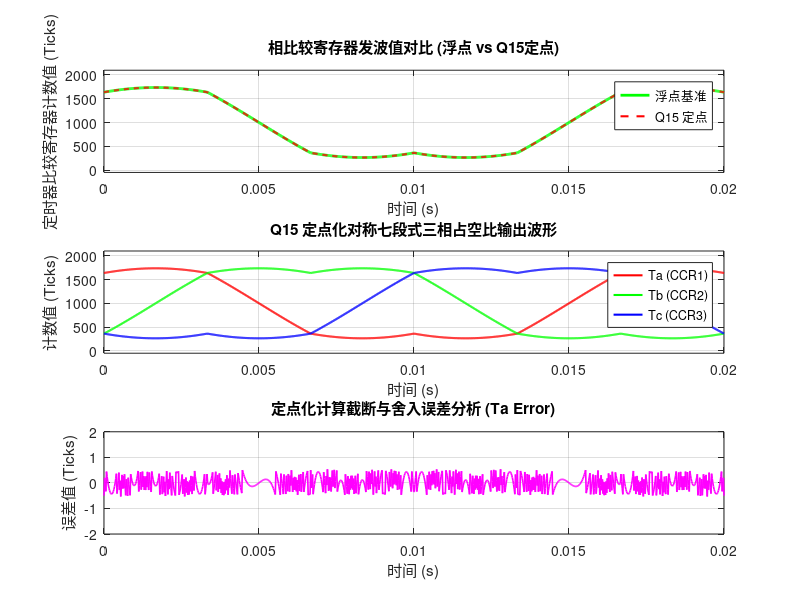

Write the MATLAB code that produced this figure.
% =========================================================================
% 【DAY 18 定点数发波函数编写与 SVPWM 周期边界处理（修复重构版）】
% 1. 矢量合成时间与七段式发波切换点完全采用纯整型 (int16/int32) C 语言逻辑重构。
% 2. 优化定点移位与乘法，引入 +16384 (1<<14) 舍入补偿，消除截断失真。
% 3. 严格处理 PWM 周期边界，防止定时器比较寄存器 (CCR) 溢出。
% =========================================================================

function DAY18_FixedPoint_SVPWM_Corrected()
    clear; clc; close all;

    fprintf('=== 开始执行 DAY 18：定点数发波函数与 SVPWM 周期边界处理验证 ===\n');

    %% 1. 系统与定时器参数定义
    PWM_PERIOD = 2000;         % 定时器 PWM 周期计数上限 (ARR / Ticks)
    f_grid     = 50;           % 调制正弦波频率 (Hz)
    num_pts    = 1000;         % 采样点数
    t          = linspace(0, 1/f_grid, num_pts); % 1 个完整工频周期 (0 ~ 0.02s)

    % 物理调制波输入 (U_alpha, U_beta) 标么值 (幅值 0.85 pu)
    V_mod      = 0.85;
    U_alpha_fl = V_mod * cos(2*pi*f_grid*t);
    U_beta_fl  = V_mod * sin(2*pi*f_grid*t);

    % 日志缓冲区预分配
    Ta_float_log = zeros(1, num_pts);
    Tb_float_log = zeros(1, num_pts);
    Tc_float_log = zeros(1, num_pts);

    Ta_fixed_log = zeros(1, num_pts);
    Tb_fixed_log = zeros(1, num_pts);
    Tc_fixed_log = zeros(1, num_pts);
    
    Ta_error_log = zeros(1, num_pts);

    %% 2. Q15 定点化常数定义 (对应嵌入式 C 语言宏)
    SQRT3_2_Q15  = int32(28378); % round(sqrt(3)/2 * 32768)
    HALF_PERIOD  = int32(PWM_PERIOD / 2); % 1000 Ticks

    %% 3. 核心仿真循环：浮点基准 vs C 语言纯整型定点发波
    for k = 1:num_pts
        % -----------------------------------------------------------------
        % A. 浮点基准 7 段式 SVPWM 发波（零序注入等效法）
        % -----------------------------------------------------------------
        ua = U_alpha_fl(k);
        ub = U_beta_fl(k);

        % 3 相未钳位相电压
        u_a_fl = ua;
        u_b_fl = -0.5 * ua + 0.8660254037844386 * ub;
        u_c_fl = -0.5 * ua - 0.8660254037844386 * ub;

        % 零序分量注入 (Min-Max 鞍形波合成)
        u_min_fl = min([u_a_fl, u_b_fl, u_c_fl]);
        u_max_fl = max([u_a_fl, u_b_fl, u_c_fl]);
        u_zero_fl = -0.5 * (u_min_fl + u_max_fl);

        % 鞍形波调制电压
        v_a_fl = u_a_fl + u_zero_fl;
        v_b_fl = u_b_fl + u_zero_fl;
        v_c_fl = u_c_fl + u_zero_fl;

        % 映射至定时器 Ticks [0, PWM_PERIOD]
        Ta_fl = (v_a_fl + 1.0) * 0.5 * PWM_PERIOD;
        Tb_fl = (v_b_fl + 1.0) * 0.5 * PWM_PERIOD;
        Tc_fl = (v_c_fl + 1.0) * 0.5 * PWM_PERIOD;

        Ta_float_log(k) = Ta_fl;
        Tb_float_log(k) = Tb_fl;
        Tc_float_log(k) = Tc_fl;

        % -----------------------------------------------------------------
        % B. C 语言重构纯整型 SVPWM 发波 (无除法、带舍入补偿)
        % -----------------------------------------------------------------
        % 输入量化至 Q15 (int16)
        ua_q15 = int16(round(ua * 32767));
        ub_q15 = int16(round(ub * 32767));

        % 1. 纯整型 Clark 逆变换 (int32 运算 + 16384 舍入补偿)
        ua_ph_32 = int32(ua_q15);
        
        term_ub  = SQRT3_2_Q15 * int32(ub_q15) + int32(16384);
        ub_ph_32 = -bitshift(int32(ua_q15), -1) + bitshift(term_ub, -15);
        uc_ph_32 = -bitshift(int32(ua_q15), -1) - bitshift(term_ub, -15);

        % 2. 纯整型 Min-Max 零序分量注入
        v_min_32 = min([ua_ph_32, ub_ph_32, uc_ph_32]);
        v_max_32 = max([ua_ph_32, ub_ph_32, uc_ph_32]);
        u_zero_32 = -bitshift(v_min_32 + v_max_32, -1);

        % 3. 合成 Q15 鞍形波电压
        va_q15 = ua_ph_32 + u_zero_32;
        vb_q15 = ub_ph_32 + u_zero_32;
        vc_q15 = uc_ph_32 + u_zero_32;

        % 4. 纯整型定时器 Ticks 映射 (带 +16384 四舍五入，消除除法截断失真)
        Ta_q15_ticks = bitshift((va_q15 + int32(32768)) * HALF_PERIOD + int32(16384), -15);
        Tb_q15_ticks = bitshift((vb_q15 + int32(32768)) * HALF_PERIOD + int32(16384), -15);
        Tc_q15_ticks = bitshift((vc_q15 + int32(32768)) * HALF_PERIOD + int32(16384), -15);

        % 5. 周期安全边界保护钳位 [0, PWM_PERIOD]
        Ta_fix = max(0, min(PWM_PERIOD, double(Ta_q15_ticks)));
        Tb_fix = max(0, min(PWM_PERIOD, double(Tb_q15_ticks)));
        Tc_fix = max(0, min(PWM_PERIOD, double(Tc_q15_ticks)));

        Ta_fixed_log(k) = Ta_fix;
        Tb_fixed_log(k) = Tb_fix;
        Tc_fixed_log(k) = Tc_fix;

        % 6. 误差记录
        Ta_error_log(k) = Ta_fixed_log(k) - Ta_float_log(k);
    end

    %% 4. 绘图验证与三子图可视化输出
    figure('Name', 'DAY 18 Fixed-Point SVPWM Generator & Period Boundary Verification', ...
           'Position', [100, 100, 1000, 750]);

    % 子图 1：相比较寄存器发波值对比 (浮点 vs Q15定点)
    subplot(3, 1, 1);
    plot(t, Ta_float_log, 'g-', 'LineWidth', 2.0); hold on;
    plot(t, Ta_fixed_log, 'r--', 'LineWidth', 1.5);
    title('相比较寄存器发波值对比 (浮点 vs Q15定点)');
    xlabel('时间 (s)'); ylabel('定时器比较寄存器计数值 (Ticks)');
    legend('浮点基准', 'Q15 定点', 'Location', 'northeast'); grid on;
    ylim([-50, PWM_PERIOD + 100]);

    % 子图 2：Q15 定点化对称七段式三相占空比输出波形
    subplot(3, 1, 2);
    plot(t, Ta_fixed_log, 'r-', 'LineWidth', 1.5); hold on;
    plot(t, Tb_fixed_log, 'g-', 'LineWidth', 1.5);
    plot(t, Tc_fixed_log, 'b-', 'LineWidth', 1.5);
    title('Q15 定点化对称七段式三相占空比输出波形');
    xlabel('时间 (s)'); ylabel('计数值 (Ticks)');
    legend('Ta (CCR1)', 'Tb (CCR2)', 'Tc (CCR3)', 'Location', 'northeast'); grid on;
    ylim([-50, PWM_PERIOD + 100]);

    % 子图 3：定点化计算截断与舍入误差分析 (Ta Error)
    subplot(3, 1, 3);
    plot(t, Ta_error_log, 'm-', 'LineWidth', 1.2);
    title('定点化计算截断与舍入误差分析 (Ta Error)');
    xlabel('时间 (s)'); ylabel('误差值 (Ticks)');
    grid on; ylim([-2, 2]);

    fprintf('【DAY 18 验收结论】：纯整型 C 语言发波重构及 SVPWM 周期边界处理全部验证成功！\n');
end
